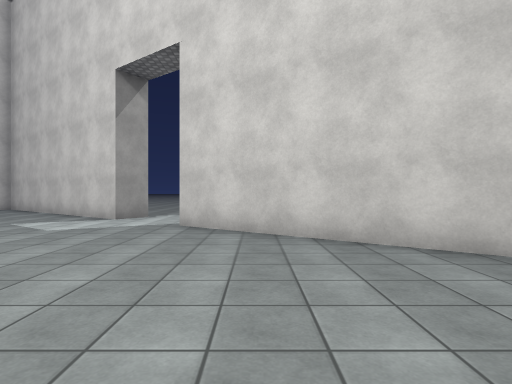
view 1 (above)

16 first-person views from a walk through a scene from a Unity 3-D project. The camera is 1.3 m above the floor, looks level and sees 80° across. The floor is counted in squares, 1.8 m on a side. Each view is taken from the middle of a square. On the plan, view 1 faces up. The plan holds only what a view shows up to about 10 squares ahead; the rest is blank. The place goes on beyond the plan. The player character is not drawn. Surface patterns are stand-ins for the level's own textures.

view 2
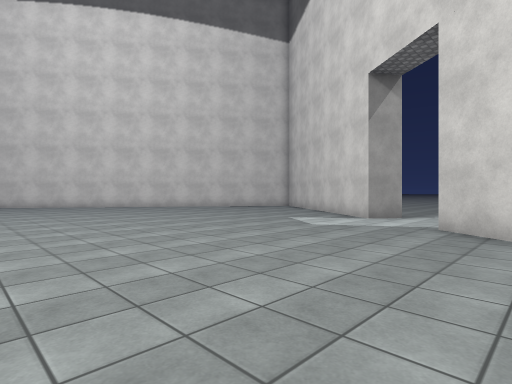

view 3
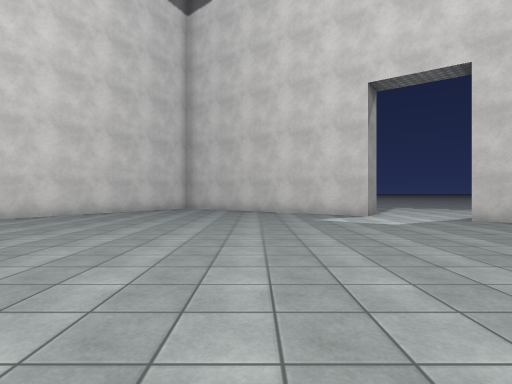

view 4
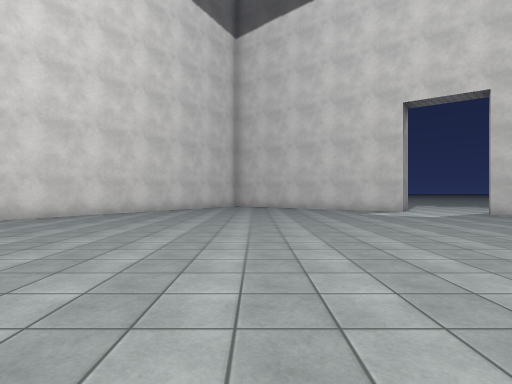

view 5
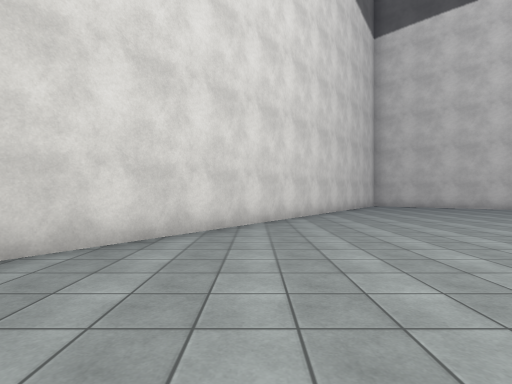

view 6
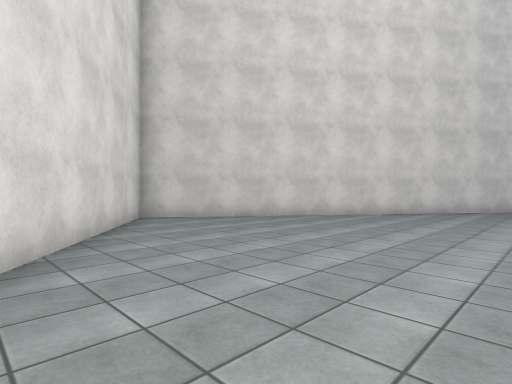

view 7
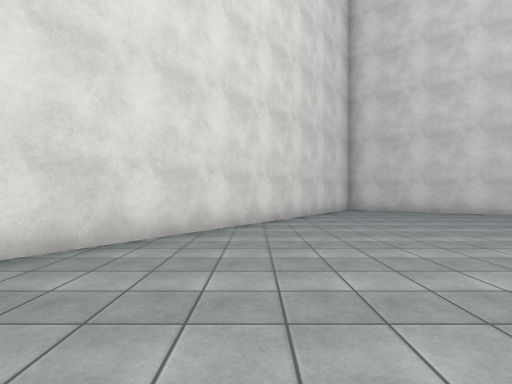

view 8
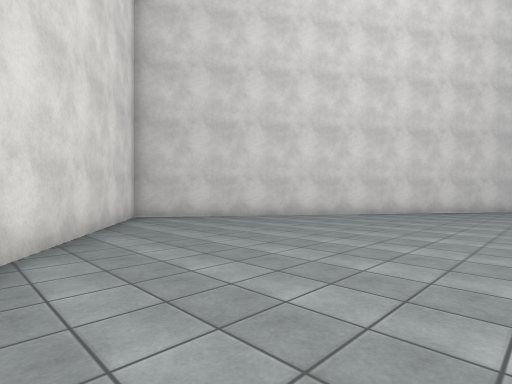

view 9
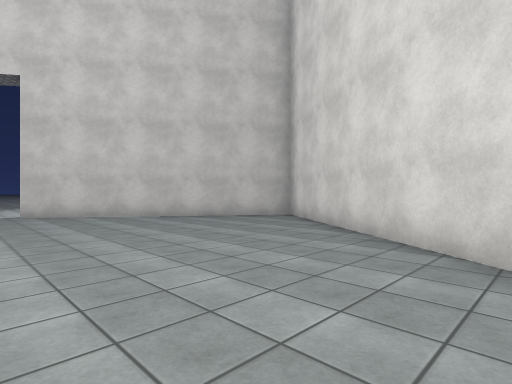

view 10
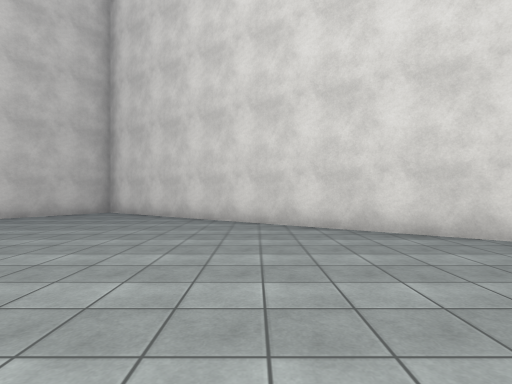

view 11
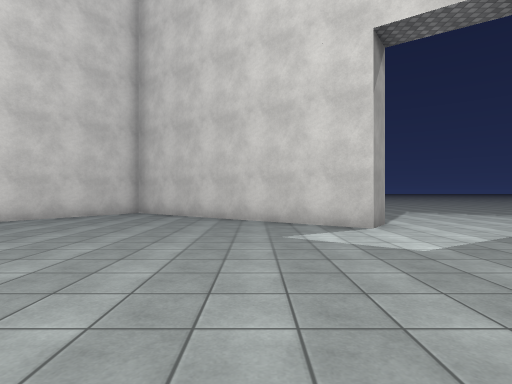

view 12
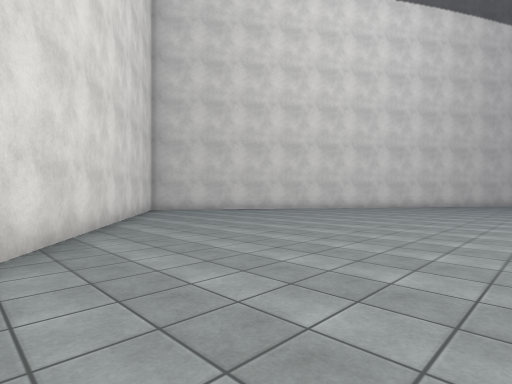

view 13
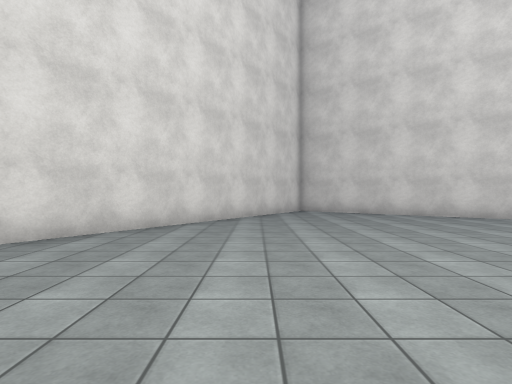

view 14
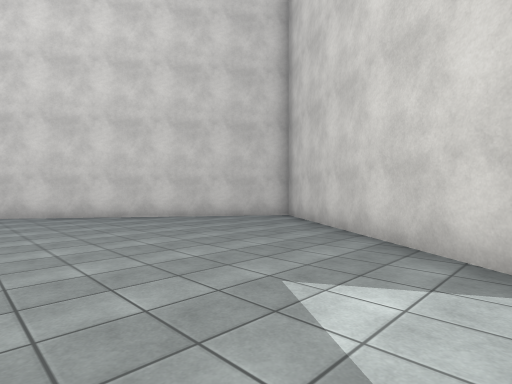

view 15
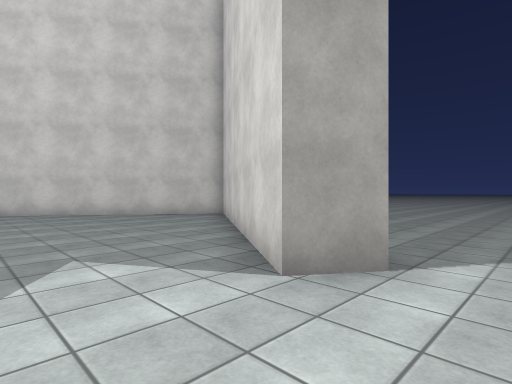

view 16
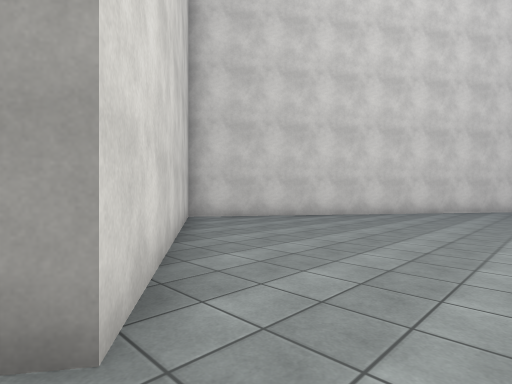

### Floor plan
Points are (right, up) in squares from view 1. A wall is a line through its corners. A room is listed if a view was taken in it or the views show most of it. See-through windows are left out.
Room 1 (views 1, 2, 3, 4, 5, 6, 7, 8, 9, 10, 11, 12, 13, 14, 15, 16)
walls: (-3, 8.9) (-3.7, 8) (-10, 12.5) (-20.4, -2.2) (-5.7, -12.6) (4.7, 2.1) (-1.7, 6.6)
ways out: opening at (-2, 8)

Positions as (right, up) in squares from view 1, and headings:
1: (0, 0), facing up
2: (0, 0), facing up-left
3: (-7, -1), facing up
4: (-9, -3), facing up
5: (-16, -3), facing up
6: (-12, -6), facing up-left
7: (-8, -6), facing left
8: (-2, -4), facing down-left
9: (-3, -4), facing up-right
10: (-6, -3), facing right
11: (-6, 2), facing up
12: (0, -1), facing down-left
13: (-4, -1), facing down
14: (-4, 5), facing up-left
15: (-2, 6), facing up-left
16: (-3, 7), facing down-right
